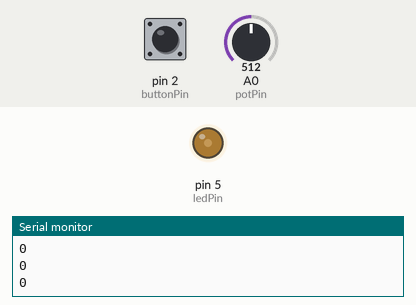
This sketch was run on a simulated Arduino Uno, built with avr-gcc and run on an emulated ATmega328P. Shown: output pins drawn as LEDs (lit = HIGH), the last lines printed to the serial monitor. Inputs (shaded band) come from the test bench; at power-on: pin 2 (buttonPin) LOW, A0 (potPin) = 512.

Above: at 1.2 s.
1.3 s: pin 2 (buttonPin) pulled HIGH for 0.15 s
At 3.25 s:
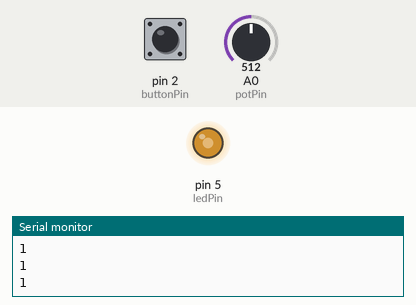
4.4 s: A0 (potPin) set to 122
At 5.51 s:
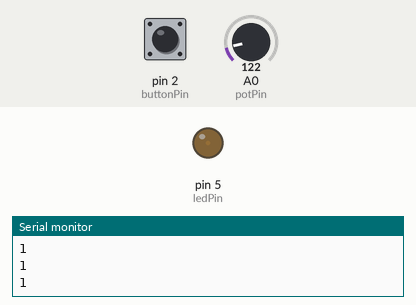
7.4 s: A0 (potPin) set to 716
10.4 s: pin 2 (buttonPin) pulled HIGH for 1 s
At 12.47 s:
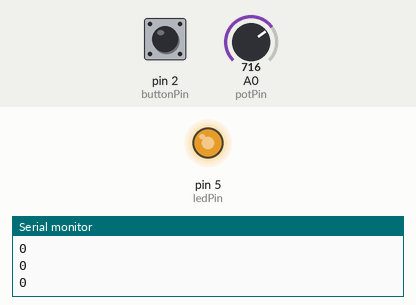
Timing chart, 0 to 14.4 s (numbered marks = the images above; inputs shaded):
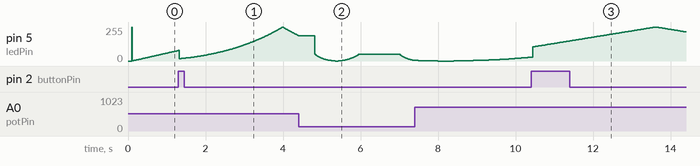

Measured:
- by itself, pin 5 (ledPin): rises from 29/255 to 255/255 in 3.2 s, then falls to 218/255 in 0.79 s

The sketch:

Fading_LED.ino
```cpp
/*
 * Fade a single channel LED.
 * The fade curve type can be changed by the pushbutton.
 * The fade speed can be changed by the potentiometer.
 *
 * Fade type 1: simple linear fade.
 * Fade type 2: CIE1931 fade - Produces an LED fade that appears visually linear, using the CIE1931 perceived lightness formula.
 * Derived from Tom Igoe's example https://github.com/tigoe/LightProjects/blob/main/FadeCurves/CIE1931Fade/CIE1931Fade.ino
 * References:
   - http://hyperphysics.phy-astr.gsu.edu/hbase/vision/cie.html
   - https://jared.geek.nz/2013/feb/linear-led-pwm
   - https://github.com/lawtalker/rotary_dimmer/wiki
*/

const int ledPin = 5;
const int buttonPin = 2;
const int potPin = A0;

// inputs
int buttonState = 0;
int lastButtonState = 0;
int potRead;

// LED parameters
int intensity = 0; // intensity value (0-255) to be calculated
int level = 0; // actual output level
int change = 1;
int delayTime = 10;
int fadeType = 0;
byte cie1931[256];    // pre-calculated PWM levels

// for debounce pushbutton
unsigned long lastDebounceTime = 0; // the last time the output pin was toggled
unsigned long debounceDelay = 0; // the debounce time; increase if the output flickers

void setup() {
  Serial.begin(9600);
  pinMode(ledPin, OUTPUT);
  pinMode(buttonPin, INPUT);
  pinMode(potPin, INPUT);
  analogWrite(ledPin, level);
  // pre-calculate the PWM levels from CIE1931 formulas:
  fillCIETable();
}

void loop() {
  potRead = analogRead(potPin); //0~1023
  // potentiameter changes fade speed by delay time
  delayTime = map(potRead, 0, 1023, 1, 30);

  intensity = constrain(intensity, 0, 255);

  // reverse fade direction when the intensity value reaches zero or full
  if (intensity == 255 || intensity == 0){
    change = -change;
  }
  //LED output intensity change over time
  intensity += change;

  if (fadeType == 0){
    level = intensity;
  }
  if (fadeType == 1){
    level = cie1931[intensity];
  }
  Serial.println(fadeType);

  analogWrite(ledPin, level);
//  Serial.println(level);
  delay(delayTime);

  checkButtonState();

}

void fillCIETable() {
  /*
    For CIE, the following formulas have  Y as luminance, and
    Yn is the luminance of a white reference (basically, max luminance).
    This assumes a perceived lightness value L* between 0 and 100,
    and  a luminance value Y of 0-1.0.
    if L* > 8:  Y = ((L* + 16) / 116)^3 * Yn
    if L* <= 8: Y = L* *903.3 * Yn
  */
  // set the range of values:
  float maxValue = 255;
  // scaling factor to convert from 0-100 to 0-maxValue:
  float scalingFactor = 100 / maxValue;
  // luminance value:
  float Y = 0.0;

  // iterate over the array and calculate the right value for it:
  for (int l = 0; l <= maxValue; l++) {
    // you need to scale L from a 0-255 range to a 0-100 range:
    float lScaled = float(l) * scalingFactor;
    if ( lScaled <= 8 ) {
      Y = (lScaled / 903.3);
    } else {
      float foo = (lScaled + 16) / 116.0;
      Y = pow(foo, 3);
    }
    // multiply to get 0-maxValue, and fill in the table:
    cie1931[l] = Y * maxValue;
  }
}

void checkButtonState(){
  // read the state of the pushbutton value into a local variable
  int reading = digitalRead(buttonPin);
  // check if you just pressed the button
  // and you've waited long enought since the last press to ignore any noise

  // if the switch change, due to noise or pressing
  if (reading != lastButtonState){
    // reset the debouncing timer
    lastDebounceTime = millis();
  }

  if ((millis() - lastDebounceTime) > debounceDelay){
    // check if whatever the reading is at is longer than the debounce delay
    // so take it as the current state

    // if the buttonState has changed
    if (reading != buttonState){
      buttonState = reading;

      //if button is pushed, change LED fade type
      if(buttonState == HIGH){
        if (fadeType == 0){
          fadeType = 1;
        } else {
          fadeType = 0;
        }
        Serial.println("button pressed");
      }
    }
  }

  // save the reading, next loop it'll be the lastButtonState
  lastButtonState = reading;
}
```
